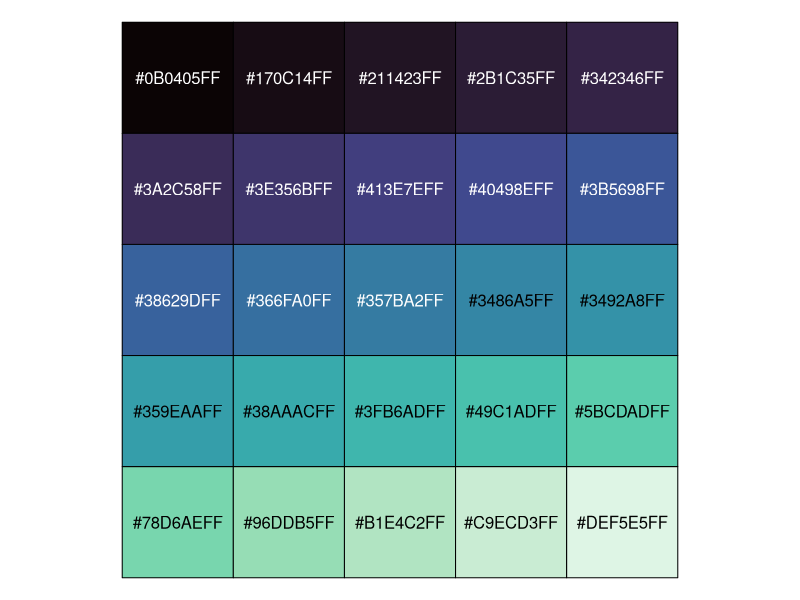
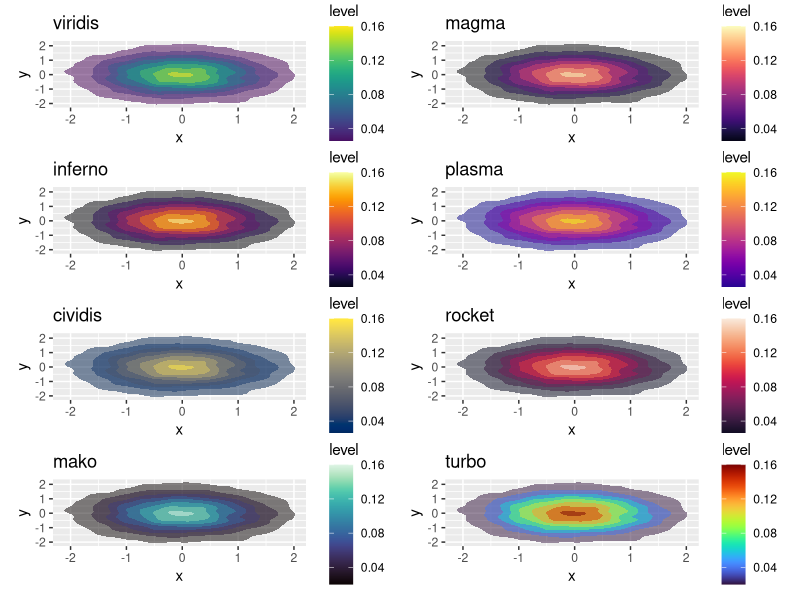

These figures' R source, in order:
## ---- chunk 1
library(ggplot2)
library(viridisLite)
library(scales)
library(patchwork)
## ---- chunk 2
pal <- viridisLite::mako(25)
pal
## ---- chunk 3
scales::show_col(pal)
## ---- chunk 4
#| out-width: 100%
#| out-height: 250%
df <- data.frame(x = rnorm(20000), y = rnorm(20000))
vL_pals <- c("viridis", "magma", "inferno", "plasma", "cividis", "rocket",
             "mako", "turbo")

ls <- vector(mode = "list", length = length(vL_pals))
names(ls) <- vL_pals

for (i in 1:length(vL_pals)) {
  pal_parsed = parse(text = vL_pals[i])
  
  ls[[i]] <- ggplot2::ggplot(df, aes(x, y)) +
    stat_density2d(aes(fill = ..level..), 
                   alpha = .5, geom = "polygon", n = 200) +
    scale_fill_gradientn(colours = eval(pal_parsed)(n = 256)) +
    ggtitle(label = vL_pals[i])
}

(ls[[1]] + ls[[2]]) / (ls[[3]] + ls[[4]]) / (ls[[5]] + ls[[6]]) / (ls[[7]] + ls[[8]]) # patchwork composition
